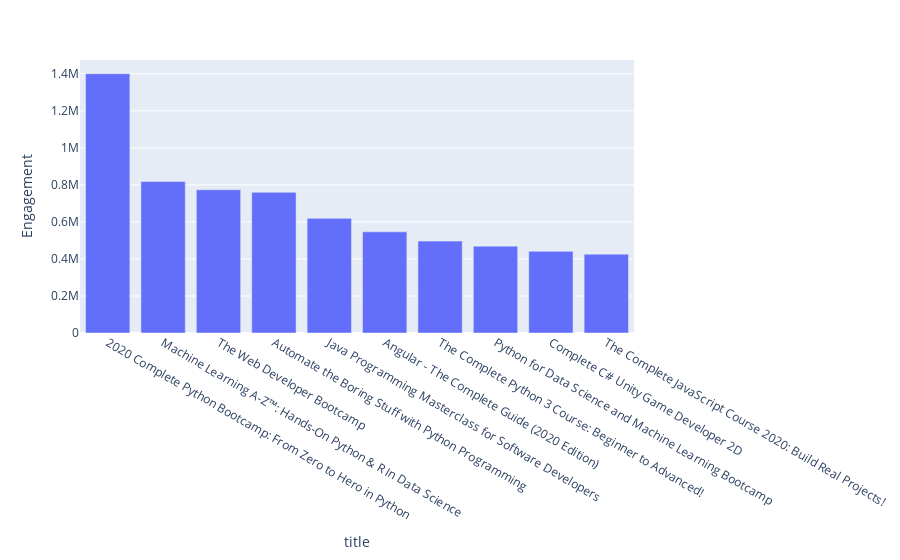

Notebook cell for this chart:
### Code cell
px.bar(most_engaging, y= 'Engagement', x='title')

### Figure 1 — Plotly figure (JSON) as saved in the notebook; plotly's stock layout.template omitted (floating-point values rounded to 4 significant figures)
{"data": [{"alignmentgroup": "True", "hovertemplate": "title=%{x}<br>Engagement=%{y}<extra></extra>", "legendgroup": "", "marker": {"color": "#636efa", "pattern": {"shape": ""}}, "name": "", "offsetgroup": "", "orientation": "v", "showlegend": false, "textposition": "auto", "type": "bar", "x": ["2020 Complete Python Bootcamp: From Zero to Hero in Python", "Machine Learning A-Z™: Hands-On Python & R In Data Science", "The Web Developer Bootcamp", "Automate the Boring Stuff with Python Programming", "Java Programming Masterclass for Software Developers", "Angular - The Complete Guide (2020 Edition)", "The Complete Python 3 Course: Beginner to Advanced!", "Python for Data Science and Machine Learning Bootcamp", "Complete C# Unity Game Developer 2D", "The Complete JavaScript Course 2020: Build Real Projects!"], "xaxis": "x", "y": [1401052, 818337, 774095, 759767, 619501, 546451, 496461, 469299, 441269, 425916], "yaxis": "y"}], "layout": {"barmode": "relative", "legend": {"tracegroupgap": 0}, "margin": {"t": 60}, "xaxis": {"anchor": "y", "domain": [0, 1], "title": {"text": "title"}}, "yaxis": {"anchor": "x", "domain": [0, 1], "title": {"text": "Engagement"}}}}
